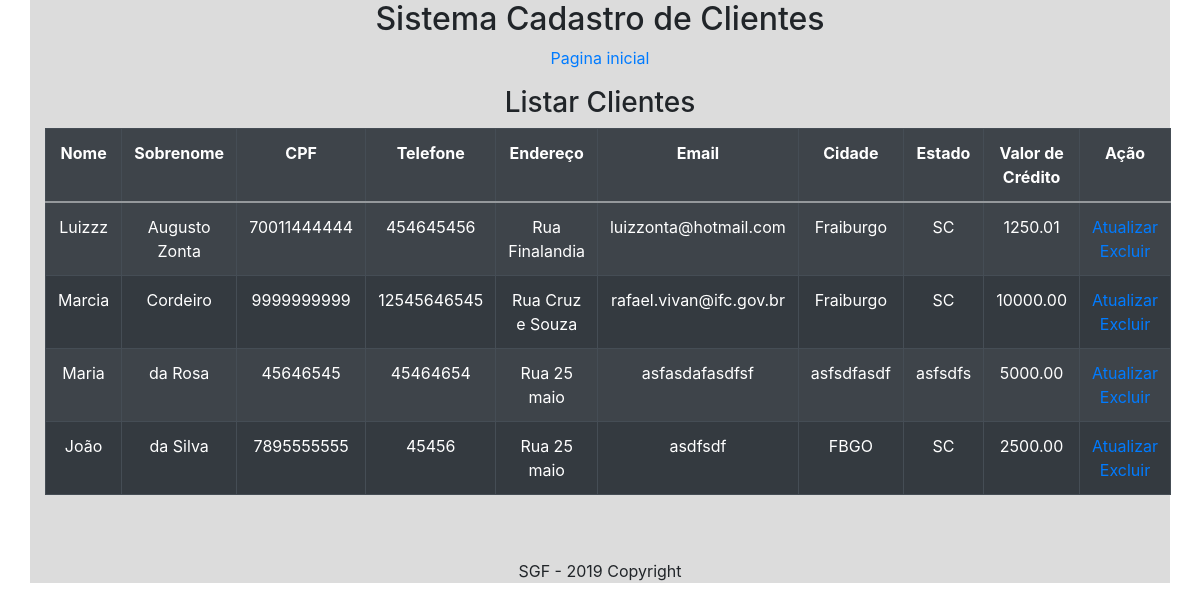
/cliente/cliente/, run on the app's committed database.
### ProjetoCadastroCliente/models.py (models this page shows)
class Cliente(models.Model):
    nome = models.CharField(
        max_length=255,
        null=False,
        blank=False
    )
    sobrenome = models.CharField(
        max_length=255,
        null=False,
        blank=False
    )
    cpf = models.CharField(
        max_length=14,
        null=False,
        blank=False
    )
    telefone = models.CharField(
        max_length=15,
        null=False,
        blank=False
    )
    endereco = models.CharField(
        max_length=255,
        null=False,
        blank=False
    )
    email = models.CharField(
        max_length=255,
        null=False,
        blank=False
    )
    cidade = models.CharField(
        max_length=255,
        null=False,
        blank=False
    )
    estado = models.CharField(
        max_length=255,
        null=False,
        blank=False
    )
    valorcredito = models.DecimalField(
        max_digits=8,
        decimal_places=2,
        null=False,
        blank=False
    )
    objetos = models.Manager()

### AppCadastroCliente/views.py (the view)
# urls.py: path('cliente/',ListaCliente.as_view(),name='lista_cliente'),
class ListaCliente(ListView):
    template_name = "lista.html"
    model = Cliente
    context_object_name = 'cliente'

### AppCadastroCliente/templates/lista.html (shortened to what this page needs)
{% extends "base.html" %}
{% block conteudo %}
	<h3>Listar Clientes</h3>
	<table class="table table-hover table-bordered table-striped table-dark">
		<tr>
			<th>Nome</th>
			<th>Sobrenome</th>
			<th>CPF</th>
			<th>Telefone</th>
			<th>Endereço</th>
			<th>Email</th>
			<th>Cidade</th>
			<th>Estado</th>
			<th>Valor de Crédito</th>
			<th>Ação</th>
		</tr>
		<tbody>
			{% for clientes in cliente %}
				<tr>
					<td>{{ clientes.nome }}</td>
					<td>{{ clientes.sobrenome }}</td>
					<td>{{ clientes.cpf }}</td>
					<td>{{ clientes.telefone }}</td>
					<td>{{ clientes.endereco }}</td>
					<td>{{ clientes.email }}</td>
					<td>{{ clientes.cidade }}</td>
					<td>{{ clientes.estado }}</td>
					<td>{{ clientes.valorcredito }}</td>
					<td>
						<a href="{% url 'atualiza_cliente' pk=clientes.id %}">Atualizar</a>
						<a href="{% url 'deleta_cliente' pk=clientes.id %}">Excluir</a>
					</td>
				</tr>
			{% endfor %}
		</tbody>
	</table>
{% endblock %}

### AppCadastroCliente/templates/base.html (shortened to what this page needs)
<!DOCTYPE html>
<html>
	{% load static %}
	<head>
	    <link rel="stylesheet" href="https://stackpath.bootstrapcdn.com/bootstrap/4.3.1/css/bootstrap.min.css">
		<link rel="stylesheet" href="{% static 'css/estilo.css'%}">
	</head>
	<body>
		<div class="container-fluid">
			<div class="container">
				<h2>Sistema Cadastro de Clientes</h2>
				<p><a href="{% url 'index' %}">Pagina inicial</a></p>
				{% block conteudo %}{% endblock %}
				<br><br>
				<p>SGF - 2019 Copyright</p>
			</div>
		</div>
	</body>
</html>

### AppCadastroCliente/static/css/estilo.css (style rules this page uses)
tr, th,td { border: 1px solid #000000; }
div.container { text-align: center; background: #DCDCDC; }

### data on the page
Cliente: nome "Luizzz", sobrenome "Augusto Zonta", cpf "70011444444", telefone "454645456", endereco "Rua Finalandia", email "luizzonta@hotmail.com", cidade "Fraiburgo", estado "SC", valorcredito "1250.01"
Cliente: nome "Marcia", sobrenome "Cordeiro", cpf "9999999999", telefone "12545646545", endereco "Rua Cruz e Souza", email "rafael.vivan@ifc.gov.br", cidade "Fraiburgo", estado "SC", valorcredito "10000.00"
Cliente: nome "Maria", sobrenome "da Rosa", cpf "45646545", telefone "45464654", endereco "Rua 25 maio", email "asfasdafasdfsf", cidade "asfsdfasdf", estado "asfsdfs", valorcredito "5000.00"
Cliente: nome "João", sobrenome "da Silva", cpf "7895555555", telefone "45456", endereco "Rua 25 maio", email "asdfsdf", cidade "FBGO", estado "SC", valorcredito "2500.00"
